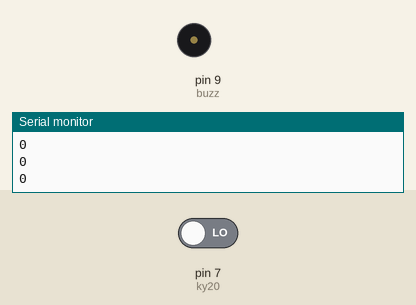
Bench run of a sketch on a simulated Arduino Uno, built with avr-gcc and run on an emulated ATmega328P. Parts: buzzer (waves = sounding, pin HIGH), the last lines printed to the serial monitor. Inputs (shaded band) come from the test bench; at power-on: pin 7 (ky20) LOW.

Above: at 2.8 s.
2.9 s: pin 7 (ky20) driven HIGH
At 5.1 s:
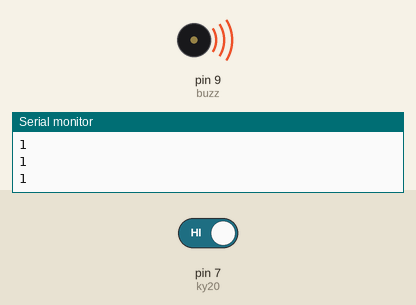
5.5 s: pin 7 (ky20) driven LOW
At 7.4 s:
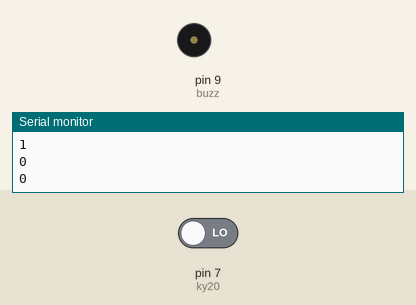
Timing chart, 0 to 8.9 s (numbered marks = the images above; inputs shaded):
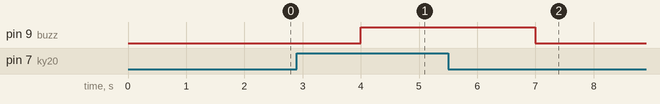

The sketch:

KY-020-y-KY-012.ino
```cpp
/*
  Derechos de autor © UNIT Electronics
  Este codigo se proporciona "tal cual", sin garantías de ningún tipo.

  Para más información, visita nuestro blog:
https://blog.uelectronics.com/tarjetas-desarrollo/arduino/funcionamiento-de-los-sensores-de-inclinacion-ky-020-ky-027-y-ky-017/
*/

#define buzz 9   // Definimos el pin del Buzzer Activo
#define ky20 7    // Definimos el pin del sensor
int inclina;       // Variable para almacenar el estado del sensor

void setup() {
  Serial.begin(9600);        // Inicialización del Monitor Serial a 9600 baudios
  pinMode(buzz, OUTPUT);     // Configuración del Buzzer como dispositivo de salida
  pinMode(ky20, INPUT);      // Configuración del pin del sensor como entrada
}

void loop() {
  inclina = digitalRead(ky20);      // Lectura del estado digital del sensor y asignación a 'inclina'
  Serial.println(inclina);          // Impresión del valor de 'inclina' en el Monitor Serial
  delay(1000);                      // Retardo de 1 segundo

  if (inclina == 1) {               // Si el sensor detecta un estado alto (HIGH)
    digitalWrite(buzz, HIGH);       // Se activa el Buzzer
  } else {                          // Si el sensor no detecta un estado alto (LOW)
    digitalWrite(buzz, LOW);        // Se apaga el Buzzer
  }
}
```

Measured:
- after the input at 2.9 s, pin 9 (buzz): LOW → HIGH after 1.1 s
- after the input at 5.5 s, pin 9 (buzz): HIGH → LOW after 1.5 s
